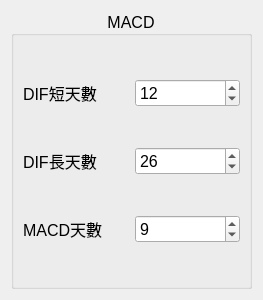
<?xml version="1.0" encoding="UTF-8"?>
<ui version="4.0">
 <class>Form</class>
 <widget class="QWidget" name="Form">
  <property name="geometry">
   <rect>
    <x>0</x>
    <y>0</y>
    <width>263</width>
    <height>300</height>
   </rect>
  </property>
  <property name="windowTitle">
   <string>Form</string>
  </property>
  <layout class="QVBoxLayout" name="verticalLayout">
   <item>
    <widget class="QGroupBox" name="groupBox">
     <property name="font">
      <font>
       <pointsize>12</pointsize>
      </font>
     </property>
     <property name="title">
      <string>MACD</string>
     </property>
     <property name="alignment">
      <set>Qt::AlignCenter</set>
     </property>
     <layout class="QVBoxLayout" name="verticalLayout_2">
      <item>
       <layout class="QHBoxLayout" name="horizontalLayout_2">
        <item>
         <widget class="QLabel" name="label">
          <property name="text">
           <string>DIF短天數</string>
          </property>
         </widget>
        </item>
        <item>
         <widget class="QSpinBox" name="spinBox">
          <property name="value">
           <number>12</number>
          </property>
         </widget>
        </item>
       </layout>
      </item>
      <item>
       <layout class="QHBoxLayout" name="horizontalLayout_3">
        <item>
         <widget class="QLabel" name="label_2">
          <property name="text">
           <string>DIF長天數</string>
          </property>
         </widget>
        </item>
        <item>
         <widget class="QSpinBox" name="spinBox_2">
          <property name="value">
           <number>26</number>
          </property>
         </widget>
        </item>
       </layout>
      </item>
      <item>
       <layout class="QHBoxLayout" name="horizontalLayout_4">
        <item>
         <widget class="QLabel" name="label_3">
          <property name="text">
           <string>MACD天數</string>
          </property>
         </widget>
        </item>
        <item>
         <widget class="QSpinBox" name="spinBox_3">
          <property name="value">
           <number>9</number>
          </property>
         </widget>
        </item>
       </layout>
      </item>
     </layout>
    </widget>
   </item>
  </layout>
 </widget>
 <resources/>
 <connections/>
</ui>
